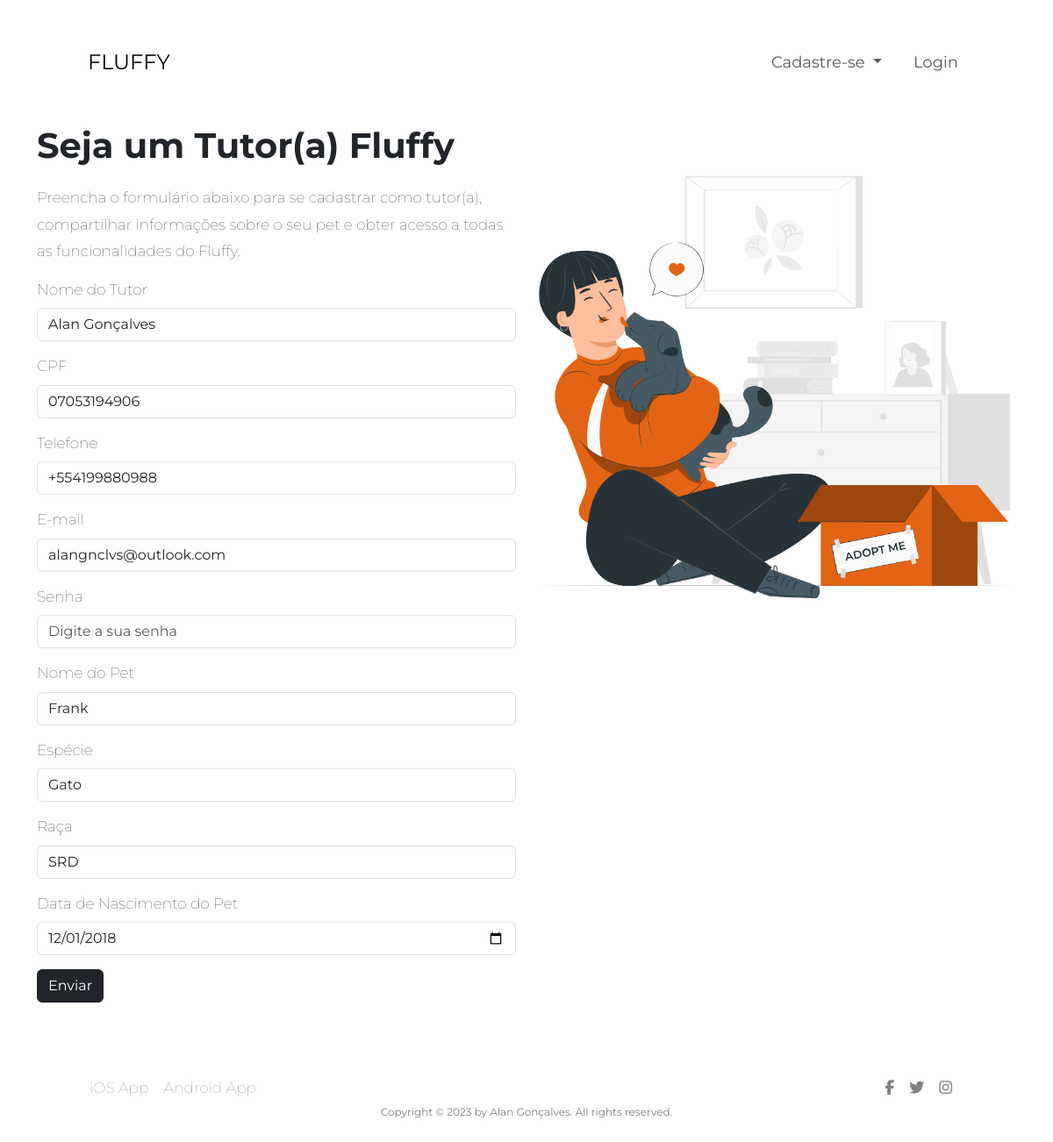
Page /php/cadastro-tutor.php?idTutor=91 on the committed database.
### tables this page shows
CREATE TABLE `tutores` (
  `idTutor` int(11) NOT NULL,
  `nomeTutor` varchar(100) NOT NULL,
  `cpfTutor` char(11) NOT NULL,
  `telefoneTutor` varchar(13) NOT NULL,
  `emailTutor` varchar(255) NOT NULL,
  `senhaTutor` varchar(64) NOT NULL,
  `nomePet` varchar(100) NOT NULL,
  `especiePet` varchar(100) NOT NULL,
  `racaPet` varchar(100) NOT NULL,
  `datanascimentoPet` date NOT NULL
);

### php/cadastro-tutor.php (the view, shortened to what this page needs)
<?php
include "../includes/conecta.php";
$nomeTutor = "";
$cpfTutor = "";
$telefoneTutor = "";
$emailTutor = "";
$nomePet = "";
$especiePet = "";
$racaPet = "";
$datanascimentoPet = "";
if (isset($_GET['idTutor'])) {
    $idTutor = $_GET['idTutor'];
    $sqlTutores = "SELECT * FROM tutores WHERE idTutor = $idTutor";
    $resultTutores = mysqli_query($connection, $sqlTutores);
    $row = mysqli_fetch_assoc($resultTutores);
    $nomeTutor = $row['nomeTutor'];
    $cpfTutor = $row['cpfTutor'];
    $telefoneTutor = $row['telefoneTutor'];
    $emailTutor = $row['emailTutor'];
    $nomePet = $row['nomePet'];
    $especiePet = $row['especiePet'];
    $racaPet = $row['racaPet'];
    $datanascimentoPet = $row['datanascimentoPet'];
}
?>
<?php include "../includes/topo.php"; ?>
<body>
    <?php include "../includes/menudeslogado.php"; ?>
    <div class="container">
        <div class="row">
            <div class="col-md-6">
                <div class="text-container">
                    <h1 class="titulo-principal">Seja um Tutor(a) Fluffy</h1>
                    <p class="texto-principal">Preencha o formulário abaixo para se cadastrar como tutor(a),
                        compartilhar informações sobre o seu pet e obter acesso a todas as funcionalidades do Fluffy.
                    </p>
                    <form action="recebe-cadastro-tutor.php" method="POST">
                        <div class="mb-3">
                            <label for="nomeTutor" class="form-label">Nome do Tutor</label>
                            <input type="text" class="form-control" name="nomeTutor" id="nomeTutor" value="<?php echo $nomeTutor; ?>" required />
                        </div>
                        <div class="mb-3">
                            <label for="cpfTutor" class="form-label">CPF</label>
                            <input type="text" class="form-control" name="cpfTutor" id="cpfTutor" value="<?php echo $cpfTutor; ?>" required />
                        </div>
                        <div class="mb-3">
                            <label for="telefoneTutor" class="form-label">Telefone</label>
                            <input type="tel" class="form-control" name="telefoneTutor" id="telefoneTutor" value="<?php echo $telefoneTutor; ?>" required />
                        </div>
                        <div class="mb-3">
                            <label for="emailTutor" class="form-label">E-mail</label>
                            <input type="email" class="form-control" name="emailTutor" id="emailTutor" value="<?php echo $emailTutor; ?>" required />
                        </div>
                        <div class="mb-3">
                            <label for="senhaTutor" class="form-label">Senha</label>
                            <input type="password" class="form-control" name="senhaTutor" id="senhaTutor" placeholder="Digite a sua senha" value="" required />
                        </div>
                        <div class="mb-3">
                            <label for="nomePet" class="form-label">Nome do Pet</label>
                            <input type="text" class="form-control" name="nomePet" id="nomePet" value="<?php echo $nomePet; ?>" required />
                        </div>
                        <div class="mb-3">
                            <label for="especiePet" class="form-label">Espécie</label>
                            <input type="text" class="form-control" name="especiePet" id="especiePet" value="<?php echo $especiePet; ?>" required />
                        </div>
                        <div class="mb-3">
                            <label for="racaPet" class="form-label">Raça</label>
                            <input type="text" class="form-control" name="racaPet" id="racaPet" value="<?php echo $racaPet; ?>" required />
                        </div>
                        <div class="mb-3">
                            <label for="datanascimentoPet" class="form-label">Data de Nascimento do Pet</label>
                            <input type="date" class="form-control" name="datanascimentoPet" id="datanascimentoPet" value="<?php echo $datanascimentoPet; ?>" required />
                        </div>
                        <button type="submit" class="btn btn-dark">Enviar</button>
                    </form>
                </div>
            </div>
            <div class="col-md-6">
                <img src="../img/form-tutor.png" alt="Ilustração de uma tutora com um cachorro">
            </div>
        </div>
    </div>
</body>
<?php include "../includes/rodape.php"; ?>

### css/style.css (style rules this page uses)
* { margin: 0; padding: 0; box-sizing: border-box; text-decoration: none; font-family: "Montserrat", sans-serif; }
.container { padding-bottom: 60px; }
.titulo-principal { font-size: 40px; font-weight: 700; margin-bottom: 20px; line-height: 1.2; }
.texto-principal { line-height: 1.8; }
img { height: 600px; width: 100%; object-fit: cover; }
.row { display: flex; justify-content: space-between; font-size: 17px; font-family: arial; font-weight: 100; }

### rows in the picture
tutores: nomeTutor "Alan Gonçalves", cpfTutor "07053194906", telefoneTutor "+554199880988", emailTutor "alangnclvs@outlook.com", nomePet "Frank", especiePet "Gato", racaPet "SRD", datanascimentoPet "12/01/2018"
